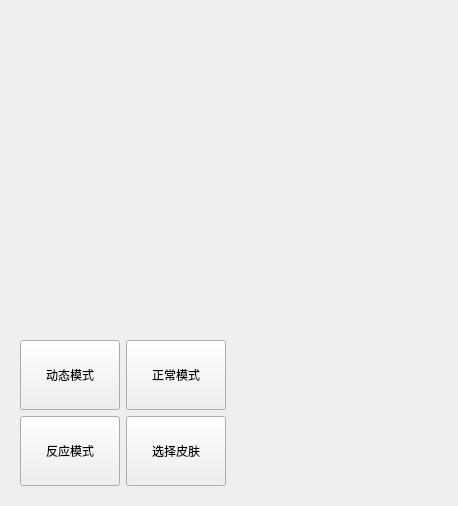
<?xml version="1.0" encoding="UTF-8"?>
<ui version="4.0">
 <class>Widget</class>
 <widget class="QWidget" name="Widget">
  <property name="geometry">
   <rect>
    <x>0</x>
    <y>0</y>
    <width>454</width>
    <height>506</height>
   </rect>
  </property>
  <property name="maximumSize">
   <size>
    <width>1000</width>
    <height>1000</height>
   </size>
  </property>
  <property name="windowTitle">
   <string>Widget</string>
  </property>
  <layout class="QGridLayout" name="gridLayout_5">
   <item row="0" column="0">
    <widget class="QStackedWidget" name="stackedWidget">
     <property name="currentIndex">
      <number>1</number>
     </property>
     <widget class="QWidget" name="page">
      <layout class="QGridLayout" name="gridLayout_6">
       <item row="0" column="0">
        <widget class="QStackedWidget" name="stackedWidget_2">
         <property name="currentIndex">
          <number>0</number>
         </property>
         <widget class="QWidget" name="page_3">
          <layout class="QGridLayout" name="gridLayout_2">
           <item row="1" column="0" colspan="2">
            <widget class="QWidget" name="widget" native="true">
             <property name="minimumSize">
              <size>
               <width>400</width>
               <height>150</height>
              </size>
             </property>
             <property name="autoFillBackground">
              <bool>true</bool>
             </property>
             <widget class="QLabel" name="charabacklabel">
              <property name="geometry">
               <rect>
                <x>9</x>
                <y>9</y>
                <width>16</width>
                <height>16</height>
               </rect>
              </property>
              <property name="text">
               <string/>
              </property>
              <property name="scaledContents">
               <bool>true</bool>
              </property>
             </widget>
             <widget class="QLabel" name="obj1label">
              <property name="geometry">
               <rect>
                <x>10</x>
                <y>120</y>
                <width>91</width>
                <height>81</height>
               </rect>
              </property>
              <property name="text">
               <string/>
              </property>
              <property name="textFormat">
               <enum>Qt::AutoText</enum>
              </property>
              <property name="pixmap">
               <pixmap resource="image.qrc">:/Photo/obj1.png</pixmap>
              </property>
              <property name="scaledContents">
               <bool>true</bool>
              </property>
             </widget>
             <widget class="QLabel" name="label">
              <property name="geometry">
               <rect>
                <x>30</x>
                <y>90</y>
                <width>71</width>
                <height>71</height>
               </rect>
              </property>
              <property name="minimumSize">
               <size>
                <width>10</width>
                <height>10</height>
               </size>
              </property>
              <property name="maximumSize">
               <size>
                <width>200</width>
                <height>200</height>
               </size>
              </property>
              <property name="text">
               <string/>
              </property>
              <property name="pixmap">
               <pixmap resource="image.qrc">:/Photo/character.png</pixmap>
              </property>
              <property name="scaledContents">
               <bool>true</bool>
              </property>
             </widget>
             <widget class="QProgressBar" name="proBar">
              <property name="geometry">
               <rect>
                <x>10</x>
                <y>10</y>
                <width>381</width>
                <height>23</height>
               </rect>
              </property>
              <property name="value">
               <number>50</number>
              </property>
              <property name="alignment">
               <set>Qt::AlignLeading|Qt::AlignLeft|Qt::AlignVCenter</set>
              </property>
              <property name="textVisible">
               <bool>false</bool>
              </property>
              <property name="textDirection">
               <enum>QProgressBar::TopToBottom</enum>
              </property>
             </widget>
             <widget class="QLabel" name="obj2label">
              <property name="geometry">
               <rect>
                <x>230</x>
                <y>130</y>
                <width>71</width>
                <height>61</height>
               </rect>
              </property>
              <property name="text">
               <string/>
              </property>
              <property name="pixmap">
               <pixmap resource="image.qrc">:/Photo/obj1.png</pixmap>
              </property>
              <property name="scaledContents">
               <bool>true</bool>
              </property>
             </widget>
             <widget class="QLabel" name="label_2">
              <property name="geometry">
               <rect>
                <x>3</x>
                <y>1</y>
                <width>1000</width>
                <height>1000</height>
               </rect>
              </property>
              <property name="minimumSize">
               <size>
                <width>1000</width>
                <height>1000</height>
               </size>
              </property>
              <property name="text">
               <string/>
              </property>
              <property name="pixmap">
               <pixmap resource="image.qrc">:/Photo/background2.jpg</pixmap>
              </property>
              <property name="scaledContents">
               <bool>true</bool>
              </property>
             </widget>
             <zorder>label_2</zorder>
             <zorder>obj2label</zorder>
             <zorder>obj1label</zorder>
             <zorder>charabacklabel</zorder>
             <zorder>proBar</zorder>
             <zorder>label</zorder>
            </widget>
           </item>
           <item row="2" column="0">
            <widget class="QFrame" name="frame">
             <property name="frameShape">
              <enum>QFrame::Box</enum>
             </property>
             <property name="frameShadow">
              <enum>QFrame::Raised</enum>
             </property>
             <property name="lineWidth">
              <number>5</number>
             </property>
             <layout class="QVBoxLayout" name="verticalLayout_3">
              <item>
               <widget class="QLCDNumber" name="lcdNumber"/>
              </item>
             </layout>
            </widget>
           </item>
           <item row="2" column="1">
            <widget class="QWidget" name="widget_2" native="true">
             <layout class="QGridLayout" name="gridLayout_3">
              <item row="3" column="0">
               <widget class="QPushButton" name="startbon">
                <property name="minimumSize">
                 <size>
                  <width>50</width>
                  <height>70</height>
                 </size>
                </property>
                <property name="font">
                 <font>
                  <family>Microsoft YaHei UI</family>
                  <pointsize>17</pointsize>
                 </font>
                </property>
                <property name="text">
                 <string>按压</string>
                </property>
               </widget>
              </item>
              <item row="3" column="1">
               <widget class="QPushButton" name="changebutton">
                <property name="minimumSize">
                 <size>
                  <width>0</width>
                  <height>70</height>
                 </size>
                </property>
                <property name="text">
                 <string>给予通关区间</string>
                </property>
               </widget>
              </item>
              <item row="0" column="0" colspan="2">
               <widget class="QWidget" name="level" native="true">
                <property name="minimumSize">
                 <size>
                  <width>100</width>
                  <height>100</height>
                 </size>
                </property>
                <layout class="QGridLayout" name="gridLayout">
                 <item row="2" column="1">
                  <widget class="QRadioButton" name="hard">
                   <property name="font">
                    <font>
                     <family>Broadway</family>
                     <pointsize>9</pointsize>
                    </font>
                   </property>
                   <property name="text">
                    <string>hard</string>
                   </property>
                  </widget>
                 </item>
                 <item row="4" column="0">
                  <widget class="QRadioButton" name="insane">
                   <property name="font">
                    <font>
                     <family>Broadway</family>
                     <pointsize>9</pointsize>
                    </font>
                   </property>
                   <property name="text">
                    <string>Insane</string>
                   </property>
                  </widget>
                 </item>
                 <item row="4" column="1">
                  <widget class="QRadioButton" name="demon">
                   <property name="font">
                    <font>
                     <family>Broadway</family>
                     <pointsize>9</pointsize>
                    </font>
                   </property>
                   <property name="text">
                    <string>Demon</string>
                   </property>
                  </widget>
                 </item>
                 <item row="2" column="0">
                  <widget class="QRadioButton" name="eazy">
                   <property name="font">
                    <font>
                     <family>Broadway</family>
                     <pointsize>9</pointsize>
                    </font>
                   </property>
                   <property name="text">
                    <string>eazy</string>
                   </property>
                  </widget>
                 </item>
                 <item row="0" column="0" colspan="2">
                  <widget class="QLabel" name="levellabel">
                   <property name="font">
                    <font>
                     <family>Curlz MT</family>
                     <pointsize>13</pointsize>
                     <weight>75</weight>
                     <bold>true</bold>
                    </font>
                   </property>
                   <property name="text">
                    <string>请选择反应难度^_^</string>
                   </property>
                   <property name="margin">
                    <number>7</number>
                   </property>
                   <property name="indent">
                    <number>20</number>
                   </property>
                  </widget>
                 </item>
                 <item row="5" column="0" colspan="2">
                  <widget class="QLabel" name="rebonlabel">
                   <property name="font">
                    <font>
                     <pointsize>7</pointsize>
                     <weight>75</weight>
                     <bold>true</bold>
                    </font>
                   </property>
                   <property name="text">
                    <string>重置后需要再次点击！</string>
                   </property>
                  </widget>
                 </item>
                </layout>
               </widget>
              </item>
              <item row="4" column="0" colspan="2">
               <widget class="QPushButton" name="button">
                <property name="text">
                 <string>认输</string>
                </property>
               </widget>
              </item>
              <item row="5" column="0" colspan="2">
               <widget class="QPushButton" name="readyBon">
                <property name="text">
                 <string>准备</string>
                </property>
               </widget>
              </item>
             </layout>
            </widget>
           </item>
          </layout>
         </widget>
         <widget class="QWidget" name="page_4">
          <layout class="QVBoxLayout" name="verticalLayout_2">
           <item>
            <widget class="QLabel" name="overlabel">
             <property name="text">
              <string/>
             </property>
             <property name="scaledContents">
              <bool>false</bool>
             </property>
            </widget>
           </item>
           <item>
            <widget class="QPushButton" name="rebon">
             <property name="enabled">
              <bool>true</bool>
             </property>
             <property name="minimumSize">
              <size>
               <width>25</width>
               <height>30</height>
              </size>
             </property>
             <property name="maximumSize">
              <size>
               <width>16777215</width>
               <height>20</height>
              </size>
             </property>
             <property name="text">
              <string>重置</string>
             </property>
            </widget>
           </item>
          </layout>
         </widget>
         <widget class="QWidget" name="page_5">
          <layout class="QGridLayout" name="gridLayout_4">
           <item row="1" column="0">
            <widget class="QPushButton" name="OKButton">
             <property name="minimumSize">
              <size>
               <width>0</width>
               <height>100</height>
              </size>
             </property>
             <property name="maximumSize">
              <size>
               <width>500</width>
               <height>100</height>
              </size>
             </property>
             <property name="font">
              <font>
               <family>幼圆</family>
               <weight>75</weight>
               <bold>true</bold>
              </font>
             </property>
             <property name="text">
              <string>以下一难度返回！</string>
             </property>
            </widget>
           </item>
           <item row="1" column="1">
            <widget class="QPushButton" name="OKButton2">
             <property name="minimumSize">
              <size>
               <width>0</width>
               <height>100</height>
              </size>
             </property>
             <property name="font">
              <font>
               <family>幼圆</family>
               <weight>75</weight>
               <bold>true</bold>
              </font>
             </property>
             <property name="text">
              <string>不！保留原难度</string>
             </property>
            </widget>
           </item>
           <item row="0" column="0" colspan="2">
            <widget class="QLabel" name="OKlabel">
             <property name="font">
              <font>
               <family>方正姚体</family>
               <pointsize>25</pointsize>
              </font>
             </property>
             <property name="text">
              <string>此模式已通关！</string>
             </property>
             <property name="scaledContents">
              <bool>true</bool>
             </property>
            </widget>
           </item>
          </layout>
         </widget>
        </widget>
       </item>
      </layout>
     </widget>
     <widget class="QWidget" name="page_2">
      <layout class="QGridLayout" name="gridLayout_7">
       <item row="0" column="0" colspan="4">
        <widget class="QLabel" name="startlabel">
         <property name="minimumSize">
          <size>
           <width>400</width>
           <height>200</height>
          </size>
         </property>
         <property name="text">
          <string/>
         </property>
         <property name="scaledContents">
          <bool>true</bool>
         </property>
        </widget>
       </item>
       <item row="1" column="0">
        <widget class="QPushButton" name="DYButton">
         <property name="minimumSize">
          <size>
           <width>0</width>
           <height>70</height>
          </size>
         </property>
         <property name="maximumSize">
          <size>
           <width>200</width>
           <height>16777215</height>
          </size>
         </property>
         <property name="text">
          <string>动态模式</string>
         </property>
        </widget>
       </item>
       <item row="2" column="0">
        <widget class="QPushButton" name="Mainbutton">
         <property name="minimumSize">
          <size>
           <width>100</width>
           <height>70</height>
          </size>
         </property>
         <property name="text">
          <string>反应模式</string>
         </property>
        </widget>
       </item>
       <item row="1" column="1">
        <widget class="QPushButton" name="NorBon">
         <property name="minimumSize">
          <size>
           <width>0</width>
           <height>70</height>
          </size>
         </property>
         <property name="maximumSize">
          <size>
           <width>200</width>
           <height>19999</height>
          </size>
         </property>
         <property name="text">
          <string>正常模式</string>
         </property>
        </widget>
       </item>
       <item row="2" column="1">
        <widget class="QPushButton" name="skinbon">
         <property name="maximumSize">
          <size>
           <width>200</width>
           <height>100</height>
          </size>
         </property>
         <property name="text">
          <string>选择皮肤</string>
         </property>
        </widget>
       </item>
      </layout>
     </widget>
     <widget class="QWidget" name="page_6">
      <layout class="QGridLayout" name="gridLayout_8">
       <item row="0" column="0">
        <widget class="QLabel" name="label_3">
         <property name="minimumSize">
          <size>
           <width>30</width>
           <height>80</height>
          </size>
         </property>
         <property name="maximumSize">
          <size>
           <width>30</width>
           <height>80</height>
          </size>
         </property>
         <property name="text">
          <string/>
         </property>
         <property name="pixmap">
          <pixmap resource="image.qrc">:/Photo/character.png</pixmap>
         </property>
         <property name="scaledContents">
          <bool>true</bool>
         </property>
        </widget>
       </item>
       <item row="0" column="1">
        <widget class="QLabel" name="label_8">
         <property name="minimumSize">
          <size>
           <width>30</width>
           <height>80</height>
          </size>
         </property>
         <property name="maximumSize">
          <size>
           <width>30</width>
           <height>80</height>
          </size>
         </property>
         <property name="text">
          <string/>
         </property>
         <property name="pixmap">
          <pixmap resource="image.qrc">:/Photo/chara2.png</pixmap>
         </property>
         <property name="scaledContents">
          <bool>true</bool>
         </property>
        </widget>
       </item>
       <item row="0" column="2">
        <widget class="QLabel" name="label_6">
         <property name="minimumSize">
          <size>
           <width>30</width>
           <height>80</height>
          </size>
         </property>
         <property name="maximumSize">
          <size>
           <width>30</width>
           <height>80</height>
          </size>
         </property>
         <property name="text">
          <string/>
         </property>
         <property name="pixmap">
          <pixmap resource="image.qrc">:/Photo/chara3.png</pixmap>
         </property>
         <property name="scaledContents">
          <bool>true</bool>
         </property>
        </widget>
       </item>
       <item row="1" column="0">
        <widget class="QPushButton" name="pushButton">
         <property name="text">
          <string>使用</string>
         </property>
        </widget>
       </item>
       <item row="1" column="1">
        <widget class="QPushButton" name="pushButton_2">
         <property name="text">
          <string>使用</string>
         </property>
        </widget>
       </item>
       <item row="1" column="2">
        <widget class="QPushButton" name="pushButton_3">
         <property name="text">
          <string>使用</string>
         </property>
        </widget>
       </item>
       <item row="2" column="0">
        <widget class="QLabel" name="label_7">
         <property name="minimumSize">
          <size>
           <width>30</width>
           <height>80</height>
          </size>
         </property>
         <property name="maximumSize">
          <size>
           <width>30</width>
           <height>80</height>
          </size>
         </property>
         <property name="text">
          <string/>
         </property>
         <property name="pixmap">
          <pixmap resource="image.qrc">:/Photo/chara5.png</pixmap>
         </property>
         <property name="scaledContents">
          <bool>true</bool>
         </property>
        </widget>
       </item>
       <item row="2" column="1">
        <widget class="QLabel" name="label_4">
         <property name="minimumSize">
          <size>
           <width>30</width>
           <height>80</height>
          </size>
         </property>
         <property name="maximumSize">
          <size>
           <width>30</width>
           <height>80</height>
          </size>
         </property>
         <property name="text">
          <string/>
         </property>
         <property name="pixmap">
          <pixmap resource="image.qrc">:/Photo/chara4.png</pixmap>
         </property>
         <property name="scaledContents">
          <bool>true</bool>
         </property>
        </widget>
       </item>
       <item row="2" column="2">
        <widget class="QLabel" name="label_5">
         <property name="minimumSize">
          <size>
           <width>30</width>
           <height>80</height>
          </size>
         </property>
         <property name="maximumSize">
          <size>
           <width>30</width>
           <height>80</height>
          </size>
         </property>
         <property name="text">
          <string/>
         </property>
         <property name="pixmap">
          <pixmap resource="image.qrc">:/Photo/chara6.png</pixmap>
         </property>
         <property name="scaledContents">
          <bool>true</bool>
         </property>
        </widget>
       </item>
       <item row="3" column="0">
        <widget class="QPushButton" name="pushButton_4">
         <property name="text">
          <string>使用</string>
         </property>
        </widget>
       </item>
       <item row="3" column="1">
        <widget class="QPushButton" name="pushButton_5">
         <property name="text">
          <string>使用</string>
         </property>
        </widget>
       </item>
       <item row="3" column="2">
        <widget class="QPushButton" name="pushButton_6">
         <property name="text">
          <string>使用</string>
         </property>
        </widget>
       </item>
      </layout>
     </widget>
    </widget>
   </item>
  </layout>
 </widget>
 <resources>
  <include location="image.qrc"/>
 </resources>
 <connections/>
</ui>
